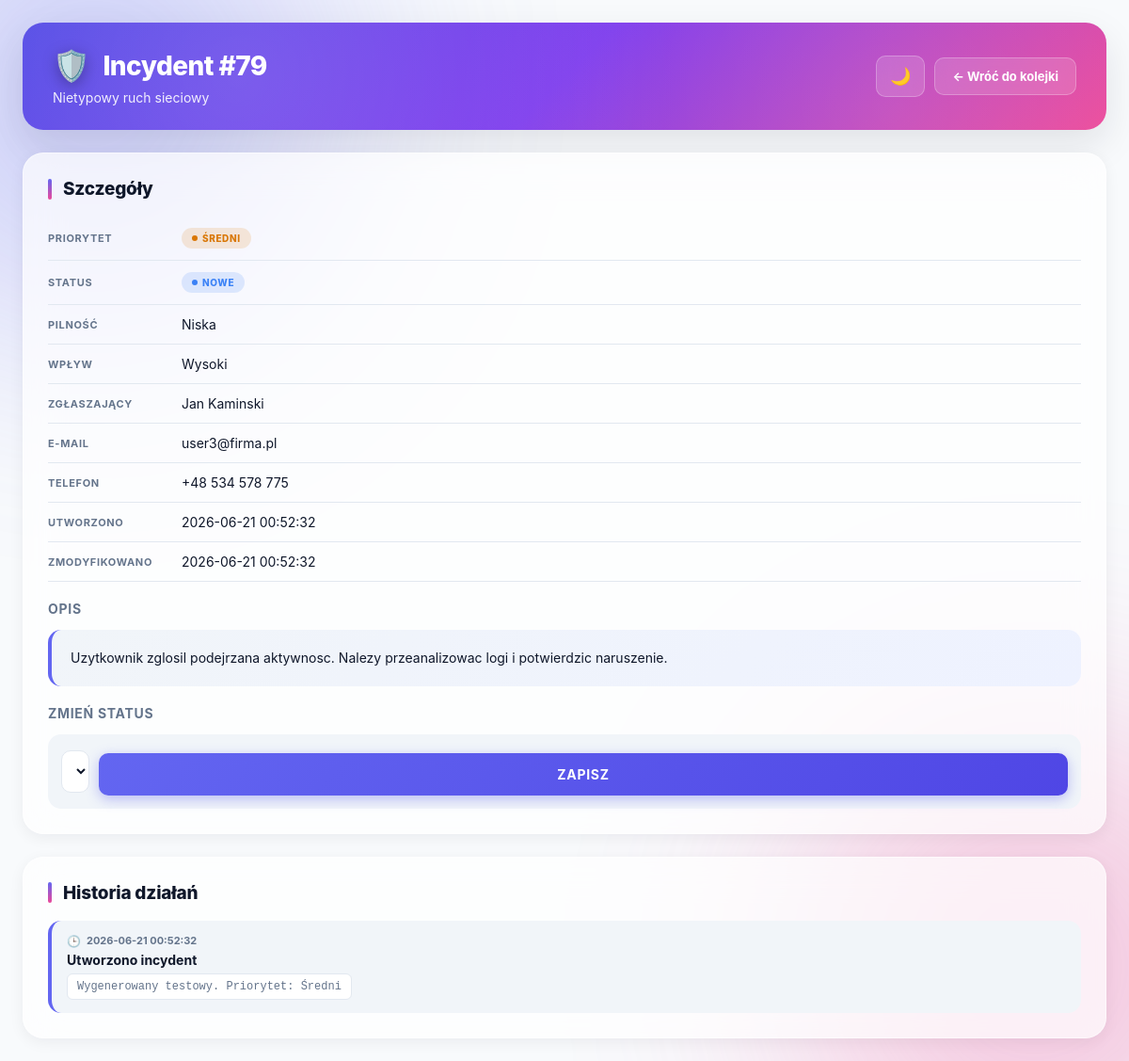
The page /incident/79 on the database its author committed.
### tables this page shows
CREATE TABLE incidents (
            id INTEGER PRIMARY KEY AUTOINCREMENT,
            first_name TEXT NOT NULL,
            last_name TEXT NOT NULL,
            email TEXT NOT NULL,
            phone TEXT NOT NULL,
            title TEXT NOT NULL,
            description TEXT NOT NULL,
            urgency TEXT NOT NULL,
            impact TEXT NOT NULL,
            priority TEXT NOT NULL,
            status TEXT NOT NULL DEFAULT 'Nowe',
            created_at TEXT NOT NULL,
            updated_at TEXT NOT NULL
        );

CREATE TABLE audit_log (
            id INTEGER PRIMARY KEY AUTOINCREMENT,
            incident_id INTEGER NOT NULL,
            action TEXT NOT NULL,
            details TEXT,
            created_at TEXT NOT NULL,
            FOREIGN KEY (incident_id) REFERENCES incidents(id)
        );

### app.py (the view)
@app.route("/incident/<int:incident_id>")
def incident_detail(incident_id):
    init_db()
    conn = get_db_connection()
    incident = conn.execute(
        "SELECT * FROM incidents WHERE id = ?", (incident_id,)
    ).fetchone()
    if not incident:
        conn.close()
        abort(404)
    logs = conn.execute(
        "SELECT * FROM audit_log WHERE incident_id = ? ORDER BY id DESC",
        (incident_id,)
    ).fetchall()
    conn.close()
    return render_template(
        "incident.html",
        incident=incident,
        logs=logs,
        statuses=ALLOWED_STATUSES,
    )

### app.py (called while the page is built)
def get_db_connection():
    conn = sqlite3.connect(DB_NAME)
    conn.row_factory = sqlite3.Row
    return conn

### templates/incident.html (shortened to what this page needs)
<!DOCTYPE html>
<html lang="pl">
<head>
    <link rel="stylesheet" href="{{ url_for('static', filename='style.css') }}">
</head>
<body>
<div class="container">
    <header class="page-header">
        <div>
            <h1>Incydent #{{ incident['id'] }}</h1>
            <p>{{ incident['title'] }}</p>
        </div>
        <div class="top-actions">
            <button class="theme-toggle" onclick="toggleTheme()" title="Zmień motyw" id="themeBtn">🌙</button>
            <a class="btn secondary" href="{{ url_for('index') }}">← Wróć do kolejki</a>
        </div>
    </header>
    <div class="layout">
        <section class="panel">
            <h2>Szczegóły</h2>
            <div class="detail-row">
                <span class="detail-label">Priorytet</span>
                <span class="badge
                    {% if incident['priority'] == 'Krytyczny' %}badge-critical
                    {% elif incident['priority'] == 'Wysoki' %}badge-high
                    {% elif incident['priority'] == 'Średni' %}badge-medium
                    {% else %}badge-low{% endif %}">
                    {{ incident['priority'] }}
                </span>
            </div>
            <div class="detail-row">
                <span class="detail-label">Status</span>
                <span class="status-badge status-{{ incident['status']|replace(' ', '-') }}">
                    {{ incident['status'] }}
                </span>
            </div>
            <div class="detail-row"><span class="detail-label">Pilność</span> {{ incident['urgency'] }}</div>
            <div class="detail-row"><span class="detail-label">Wpływ</span> {{ incident['impact'] }}</div>
            <div class="detail-row"><span class="detail-label">Zgłaszający</span>
                {{ incident['first_name'] }} {{ incident['last_name'] }}</div>
            <div class="detail-row"><span class="detail-label">E-mail</span> {{ incident['email'] }}</div>
            <div class="detail-row"><span class="detail-label">Telefon</span> {{ incident['phone'] }}</div>
            <div class="detail-row"><span class="detail-label">Utworzono</span> {{ incident['created_at'] }}</div>
            <div class="detail-row"><span class="detail-label">Zmodyfikowano</span> {{ incident['updated_at'] }}</div>
            <h3 style="margin-top:20px; font-size:14px; text-transform:uppercase; letter-spacing:0.05em; color:var(--text-soft);">Opis</h3>
            <p class="description-box">{{ incident['description'] }}</p>
            <h3 style="margin-top:20px; font-size:14px; text-transform:uppercase; letter-spacing:0.05em; color:var(--text-soft);">Zmień status</h3>
            <form method="POST" action="{{ url_for('update_status', incident_id=incident['id']) }}" class="status-form">
                <select name="status">
                    {% for s in statuses %}
                        <option value="{{ s }}" {% if s == incident['status'] %}selected{% endif %}>{{ s }}</option>
                    {% endfor %}
                </select>
                <button type="submit" class="btn primary">Zapisz</button>
            </form>
        </section>
        <section class="panel">
            <h2>Historia działań</h2>
            {% if logs %}
                <ul class="log-list">
                    {% for log in logs %}
                        <li class="log-item">
                            <div class="log-time">{{ log['created_at'] }}</div>
                            <div class="log-action">{{ log['action'] }}</div>
                            {% if log['details'] %}
                                <div class="log-details">{{ log['details'] }}</div>
                            {% endif %}
                        </li>
                    {% endfor %}
                </ul>
            {% else %}
                <div class="empty">Brak wpisów w historii.</div>
            {% endif %}
        </section>
    </div>
</div>
</body>
</html>

### rows shown on the page
incidents: id "79", title "Nietypowy ruch sieciowy", priority "ŚREDNI", status "NOWE", urgency "Niska", impact "Wysoki", first_name "Jan", last_name "Kaminski", email "user3@firma.pl", phone "+48 534 578 775", created_at "2026-06-21 00:52:32", updated_at "2026-06-21 00:52:32", description "Uzytkownik zglosil podejrzana aktywnosc. Nalezy przeanalizowac logi i potwierdzic naruszenie.", status "Nowe"
audit_log: created_at "2026-06-21 00:52:32", action "Utworzono incydent", details "Wygenerowany testowy. Priorytet: Średni"
